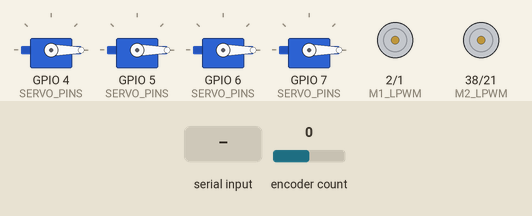
A sketch run on a simulated ESP32-S3. Shown: 4 × servo, motor-driver pin pairs drawn as motors (green arrow = first pin HIGH = forward, orange = second pin HIGH = backward, longer = more drive, scaled by the enable pin). The inputs (shaded band) are chosen by the test bench; at power-on: encoder count 0. Servo pulses on a pin are drawn as a servo (544–2400 µs = 0–180°); what the sketch prints to the serial monitor is not drawn.

Above: at 4.2 s.
4.3 s: "all 90\n" received over Serial
At 5.0 s:
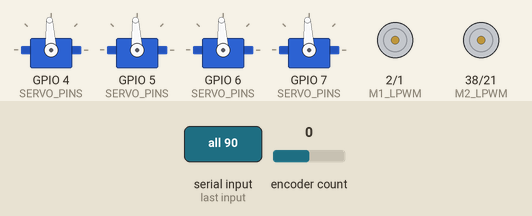
5.8 s: "t 90\n" received over Serial
At 6.2 s:
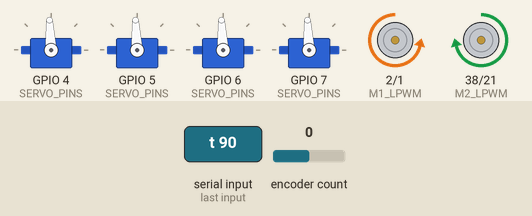
7.3 s: encoder count set to 4
8.8 s: "m 90\n" received over Serial
At 9.6 s:
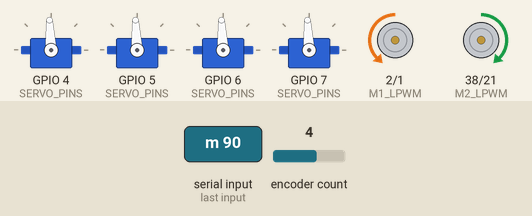
10.3 s: "home\n" received over Serial
At 10.8 s:
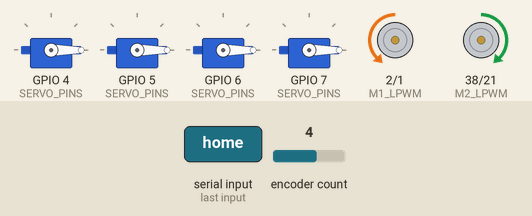
11.8 s: "all  45\n" received over Serial
At 13.1 s:
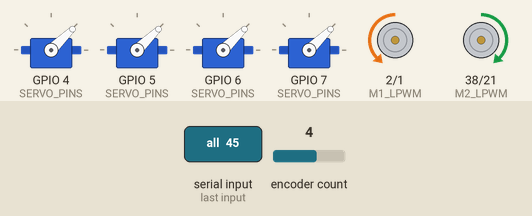
Timing chart, 0 to 14.3 s (numbered marks = the images above; inputs shaded):
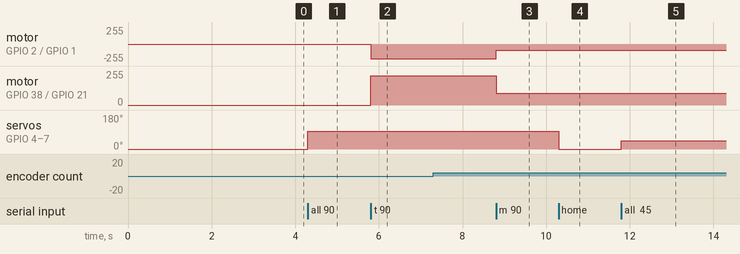

Measured:
- after the input at 4.3 s, servo on GPIO 4 (SERVO_PINS), servo on GPIO 5 (SERVO_PINS), servo on GPIO 6 (SERVO_PINS), servo on GPIO 7 (SERVO_PINS): 0° → 93° at once
- after the input at 5.8 s, motor on GPIO 2 (M1_LPWM) / GPIO 1 (M1_RPWM): stopped → backward 219/255 at once; motor on GPIO 38 (M2_LPWM) / GPIO 21 (M2_RPWM): stopped → forward 219/255 at once
- after the input at 8.8 s, motor on GPIO 2 (M1_LPWM) / GPIO 1 (M1_RPWM): backward 219/255 → backward 90/255 at once; motor on GPIO 38 (M2_LPWM) / GPIO 21 (M2_RPWM): forward 219/255 → forward 90/255 at once
- after the input at 10.3 s, servo on GPIO 4 (SERVO_PINS), servo on GPIO 5 (SERVO_PINS), servo on GPIO 6 (SERVO_PINS), servo on GPIO 7 (SERVO_PINS): 93° → 0° at once
- after the input at 11.8 s, servo on GPIO 4 (SERVO_PINS), servo on GPIO 5 (SERVO_PINS), servo on GPIO 6 (SERVO_PINS), servo on GPIO 7 (SERVO_PINS): 0° → 44° at once

The sketch:

servotester.ino
```cpp
/*
 * ServoTester — кастомный код для ESP32 Arduino core 3.x
 * Использует ТОЛЬКО LEDC (без MCPWM, без сторонних libs кроме ESP32Encoder)
 *
 * ВАЖНО: ESP32-S3 имеет 8 LEDC каналов.
 *        4 серво (50Hz) + 4 motor PWM (20kHz) = 8 каналов = РОВНО хватает.
 *
 *        Чтобы разблокировать оставшиеся 4 серво — купи PCA9685.
 *
 * Активные серво: GPIO 4, 5, 6, 7
 * Моторы:         BTS7960 master/slave + REV Core Hex encoder
 *
 * Стартовые позиции:
 *   GPIO 6 → 0°
 *   Остальные → 0°
 *
 * Команды (115200, Newline):
 *   <pin> <angle>   серво на угол (4 60, 7 90)
 *   all <angle>     все серво на угол
 *   home            все на 0°
 *   list            показать состояние
 *   t <deg>         мотор → град (PID)
 *   m <pwr>         мотор raw power
 *   e <n>           set encoder count
 *   x               стоп target
 *   p/i/d <n>       тюнинг PID
 *   ?               показать PID
 */

#include <ESP32Encoder.h>

// ─── Серво — LEDC 50Hz ───────────────────────────────────────────
const uint8_t  SERVO_PINS[]  = {  4,  5,  6,  7 };
const uint8_t  INIT_ANGLES[] = {  0,  0,  0,  0 };
const uint8_t  NUM_SERVOS = sizeof(SERVO_PINS) / sizeof(SERVO_PINS[0]);

const int SERVO_FREQ = 50;
const int SERVO_RES = 16;
const uint32_t SERVO_DUTY_MAX = (1UL << SERVO_RES) - 1;

uint8_t currentAngles[NUM_SERVOS] = {0};

void servoSetup(uint8_t pin) {
  ledcAttach(pin, SERVO_FREQ, SERVO_RES);
}

void servoWrite(uint8_t pin, uint8_t angle) {
  angle = constrain((int)angle, 0, 180);
  uint32_t pulseUs = map(angle, 0, 180, 500, 2500);
  uint32_t duty = (uint32_t)((uint64_t)pulseUs * SERVO_DUTY_MAX / 20000UL);
  ledcWrite(pin, duty);
}

// ─── Моторы — LEDC 20kHz ─────────────────────────────────────────
#define M1_RPWM   1
#define M1_LPWM   2
#define M1_EN    14
#define M2_RPWM  21
#define M2_LPWM  38
#define M2_EN    39
#define MOTOR_FREQ  20000
#define MOTOR_RES   8

const bool MOTOR1_REVERSED = false;
const bool MOTOR2_REVERSED = true;
int currentMotorPower = 0;

void setMotors(int16_t power) {
  power = constrain(power, -255, 255);
  currentMotorPower = power;

  int16_t pw1 = MOTOR1_REVERSED ? -power : power;
  if (pw1 >= 0) { ledcWrite(M1_RPWM, pw1); ledcWrite(M1_LPWM, 0); }
  else          { ledcWrite(M1_RPWM, 0); ledcWrite(M1_LPWM, -pw1); }

  int16_t pw2 = MOTOR2_REVERSED ? -power : power;
  if (pw2 >= 0) { ledcWrite(M2_RPWM, pw2); ledcWrite(M2_LPWM, 0); }
  else          { ledcWrite(M2_RPWM, 0); ledcWrite(M2_LPWM, -pw2); }
}

// ─── Encoder ─────────────────────────────────────────────────────
#define ENC_A_PIN  12
#define ENC_B_PIN  13
ESP32Encoder encoder;
const float COUNTS_PER_REV = 1152.0;
const float COUNTS_PER_DEG = COUNTS_PER_REV / 360.0;

// ─── PID ─────────────────────────────────────────────────────────
float kP = 1.5;
float kI = 0.0;
float kD = 0.05;
bool  targetActive  = false;
long  targetCounts  = 0;
float integralAcc   = 0;
long  prevError     = 0;
unsigned long prevPidTime = 0;

const int   TOL    = 10;
const int   MIN_PW = 60;
const int   MAX_PW = 220;
const float I_LIMIT = 200;

// ─── Telemetry ───────────────────────────────────────────────────
unsigned long lastTelemetry = 0;
const unsigned long TELEMETRY_INTERVAL = 500;

// ─── Helpers ─────────────────────────────────────────────────────
int8_t findServoByPin(uint8_t pin) {
  for (uint8_t i = 0; i < NUM_SERVOS; i++) {
    if (SERVO_PINS[i] == pin) return i;
  }
  return -1;
}

void setServoByPin(uint8_t pin, uint8_t angle) {
  int8_t idx = findServoByPin(pin);
  if (idx < 0) {
    Serial.print("[ERR] GPIO "); Serial.print(pin);
    Serial.println(" не подключён как серво");
    return;
  }
  servoWrite(pin, angle);
  currentAngles[idx] = angle;
  Serial.print("[GPIO "); Serial.print(pin);
  Serial.print("] → "); Serial.print(angle); Serial.println("°");
}

void setAllServos(uint8_t angle) {
  for (uint8_t i = 0; i < NUM_SERVOS; i++) {
    servoWrite(SERVO_PINS[i], angle);
    currentAngles[i] = angle;
  }
  Serial.print("[ALL SERVOS] → "); Serial.print(angle); Serial.println("°");
}

void listAngles() {
  Serial.println("─── Серво ───");
  for (uint8_t i = 0; i < NUM_SERVOS; i++) {
    Serial.print("  GPIO ");
    if (SERVO_PINS[i] < 10) Serial.print(" ");
    Serial.print(SERVO_PINS[i]);
    Serial.print(" → "); Serial.print(currentAngles[i]); Serial.println("°");
  }
  Serial.print("─── Мотор: pwr="); Serial.print(currentMotorPower);
  Serial.print(", enc="); Serial.println(encoder.getCount());
}

void resetPid() {
  integralAcc = 0;
  prevError = 0;
  prevPidTime = millis();
}

void setup() {
  Serial.begin(115200);
  delay(3000);
  Serial.println("\n=== ServoTester (LEDC only, 4 servos + 2 motors) ===");

  // Серво — LEDC 50Hz (каналы 0-3)
  for (uint8_t i = 0; i < NUM_SERVOS; i++) {
    servoSetup(SERVO_PINS[i]);
    servoWrite(SERVO_PINS[i], INIT_ANGLES[i]);
    currentAngles[i] = INIT_ANGLES[i];
  }
  Serial.print("[SERVO] "); Serial.print(NUM_SERVOS);
  Serial.println(" серво init OK");

  // Encoder — ДО listAngles чтобы getCount() не был на neинициал
  ESP32Encoder::useInternalWeakPullResistors = puType::up;
  encoder.attachFullQuad(ENC_A_PIN, ENC_B_PIN);
  encoder.clearCount();
  Serial.println("[ENC] init OK");

  // Моторы — LEDC 20kHz (каналы 4-7)
  ledcAttach(M1_RPWM, MOTOR_FREQ, MOTOR_RES);
  ledcAttach(M1_LPWM, MOTOR_FREQ, MOTOR_RES);
  ledcAttach(M2_RPWM, MOTOR_FREQ, MOTOR_RES);
  ledcAttach(M2_LPWM, MOTOR_FREQ, MOTOR_RES);
  pinMode(M1_EN, OUTPUT);  digitalWrite(M1_EN, HIGH);
  pinMode(M2_EN, OUTPUT);  digitalWrite(M2_EN, HIGH);
  setMotors(0);
  Serial.println("[MOTOR] BTS7960 master/slave init OK");

  listAngles();

  Serial.println("\nКоманды:");
  Serial.println("  4 60       серво GPIO 4 → 60°");
  Serial.println("  all 90     все серво → 90°");
  Serial.println("  home       все серво → 0°");
  Serial.println("  list       показать состояние");
  Serial.println("  t 90       мотор → 90° (PID)");
  Serial.println("  m 100      мотор raw power");
  Serial.println("  e 0        сброс encoder");
  Serial.println("  x          стоп target");
  Serial.println("  p/i/d <n>  тюнинг PID, ?  показать PID");
}

void loop() {
  if (Serial.available()) {
    String line = Serial.readStringUntil('\n');
    line.trim();
    if (line.length() > 0) {
      line.replace('-', ' ');
      line.replace(';', ' ');
      line.replace(',', ' ');
      line.replace(':', ' ');
      while (line.indexOf("  ") >= 0) line.replace("  ", " ");
      line.trim();

      String cmd = line;
      cmd.toLowerCase();

      if (cmd == "home") {
        setAllServos(0);
      } else if (cmd == "list") {
        listAngles();
      } else if (cmd == "x") {
        targetActive = false;
        setMotors(0);
        Serial.println("[STOP]");
      } else if (cmd == "?") {
        Serial.print("kP="); Serial.print(kP);
        Serial.print(" kI="); Serial.print(kI);
        Serial.print(" kD="); Serial.println(kD);
      } else if (cmd.startsWith("all ")) {
        int angle = cmd.substring(4).toInt();
        if (angle >= 0 && angle <= 180) setAllServos((uint8_t)angle);
        else Serial.println("[ERR] угол 0-180");
      } else if (cmd.startsWith("t ")) {
        float deg = cmd.substring(2).toFloat();
        targetCounts = (long)(deg * COUNTS_PER_DEG);
        targetActive = true;
        resetPid();
        Serial.print("[TARGET] "); Serial.print(deg);
        Serial.print("° = "); Serial.println(targetCounts);
      } else if (cmd.startsWith("m ")) {
        targetActive = false;
        setMotors(cmd.substring(2).toInt());
        Serial.print("[POWER] "); Serial.println(currentMotorPower);
      } else if (cmd.startsWith("e ")) {
        long v = cmd.substring(2).toInt();
        encoder.setCount(v);
        Serial.print("[ENC SET] "); Serial.println(v);
      } else if (cmd.startsWith("p ")) {
        kP = cmd.substring(2).toFloat();  Serial.print("[kP] "); Serial.println(kP);
      } else if (cmd.startsWith("i ")) {
        kI = cmd.substring(2).toFloat();  Serial.print("[kI] "); Serial.println(kI);
      } else if (cmd.startsWith("d ")) {
        kD = cmd.substring(2).toFloat();  Serial.print("[kD] "); Serial.println(kD);
      } else {
        int spaceIdx = cmd.indexOf(' ');
        if (spaceIdx < 0) {
          Serial.print("[ERR] неизвестная команда: "); Serial.println(line);
          return;
        }
        int pin = cmd.substring(0, spaceIdx).toInt();
        int angle = cmd.substring(spaceIdx + 1).toInt();
        if (angle < 0 || angle > 180) {
          Serial.println("[ERR] угол 0-180");
          return;
        }
        setServoByPin((uint8_t)pin, (uint8_t)angle);
      }
    }
  }

  // PID
  if (targetActive) {
    long current = encoder.getCount();
    long error = targetCounts - current;

    if (abs(error) < TOL) {
      setMotors(0);
      targetActive = false;
      Serial.print("[REACHED] target="); Serial.print(targetCounts);
      Serial.print(" current="); Serial.println(current);
    } else {
      unsigned long now = millis();
      float dt = (now - prevPidTime) / 1000.0f;
      if (dt < 0.001f) dt = 0.001f;

      integralAcc += error * dt;
      integralAcc = constrain(integralAcc, -I_LIMIT, I_LIMIT);
      float derivative = (error - prevError) / dt;

      float output = kP * error + kI * integralAcc + kD * derivative;

      int power = (int)output;
      if (power > MAX_PW) power = MAX_PW;
      else if (power < -MAX_PW) power = -MAX_PW;
      if (power > 0 && power < MIN_PW) power = MIN_PW;
      else if (power < 0 && power > -MIN_PW) power = -MIN_PW;

      setMotors(power);
      prevError = error;
      prevPidTime = now;
    }
  }

  // Telemetry
  if (targetActive && (millis() - lastTelemetry > TELEMETRY_INTERVAL)) {
    long count = encoder.getCount();
    Serial.print("[T] pwr=");      Serial.print(currentMotorPower);
    Serial.print(" | enc=");       Serial.print(count);
    Serial.print(" | err=");       Serial.println(targetCounts - count);
    lastTelemetry = millis();
  }
}
```
